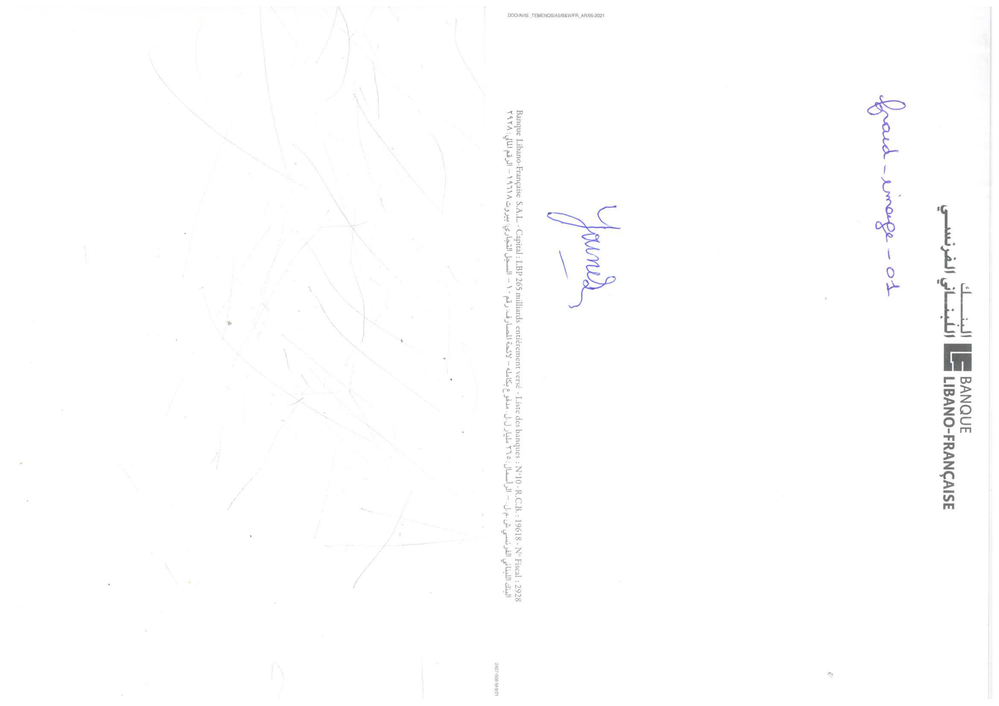
#> input picture sample_dataset/fraud_image_001.png, 999 x 706 px, shrunk from 3508 x 2480 before the run; its folder holds 4 pictures in this run
$ python make_portrait.py
#> lines starting #> are read from the running program, lines starting #| are printed output that depends on the picture
#!/usr/bin/env python3
# save as make_portrait.py
from pathlib import Path
from PIL import Image
import argparse

def main():
    ap = argparse.ArgumentParser(description="Rotate PNGs to portrait orientation.")
    ap.add_argument("--src", default="sample_dataset", help="Folder with PNGs")
    ap.add_argument("--out", default="sample_dataset_portrait", help="Output folder")
    args = ap.parse_args()

    src = Path(args.src)
    out = Path(args.out)
    out.mkdir(parents=True, exist_ok=True)

    count = 0
    for p in sorted(src.glob("*.png")):
        with Image.open(p) as im:
#> im is the input picture: PIL image 999x706 RGB; mean R, G, B 253.9, 253.8, 254
            w, h = im.size
#> w = 999; h = 706
            # Keep portrait as-is; rotate landscape 90° clockwise
            out_im = im if h >= w else im.transpose(Image.Transpose.ROTATE_90)
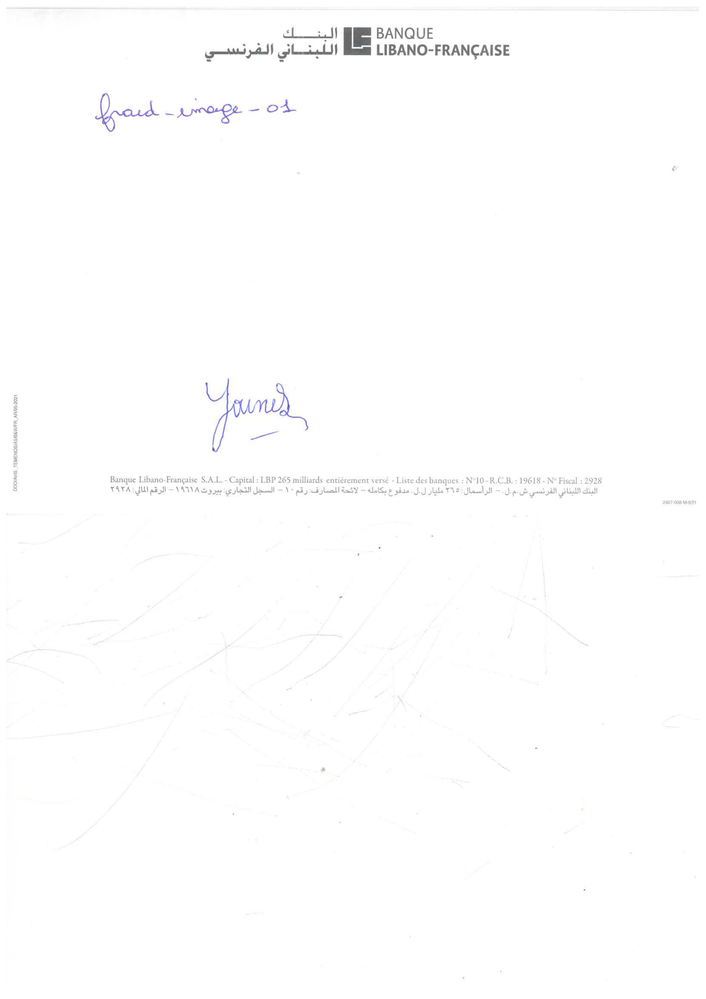
#> out_im: PIL image 706x999 RGB; mean R, G, B 253.9, 253.8, 254

            # Preserve DPI if present
            save_kwargs = {}
            if "dpi" in im.info:
                save_kwargs["dpi"] = im.info["dpi"]

            out_im.save(out / p.name, **save_kwargs)
            count += 1
#> pass 2 of the loop in main, `for p in sorted(src.glob("*.png")):`:
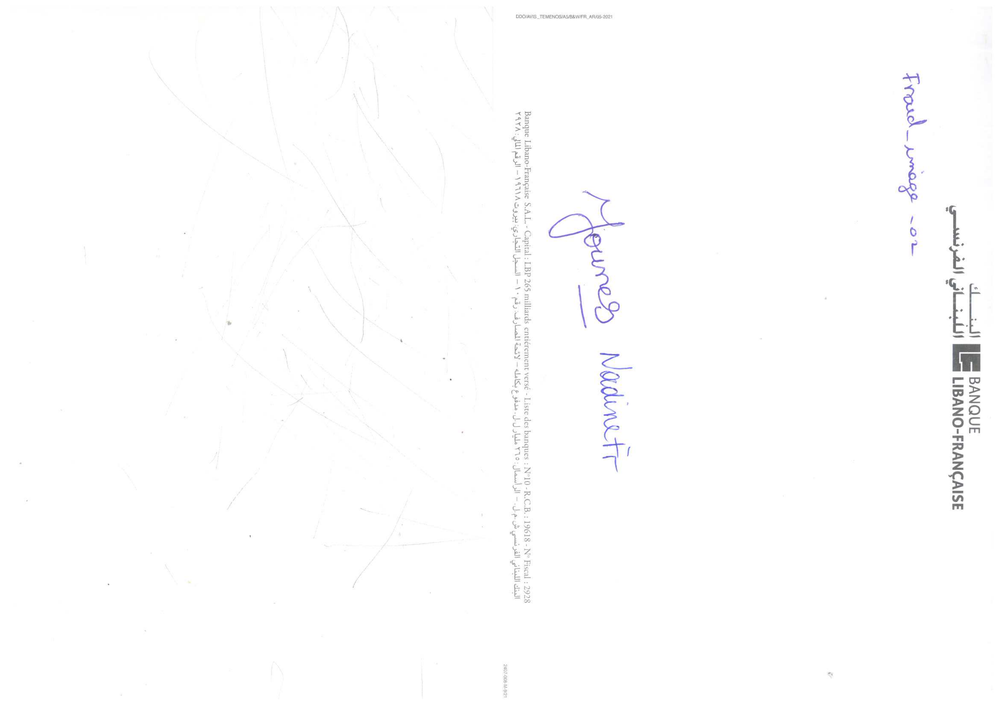
#> input picture sample_dataset/fraud_image_002.png, 999 x 706 px, shrunk from 3508 x 2480 before the run
#> in main, im is the input picture: PIL image 999x706 RGB; mean R, G, B 253.8, 253.7, 253.9
#> in main, `out_im = im if h >= w else im.transpose(Image.Transpose.ROTATE_90)`:
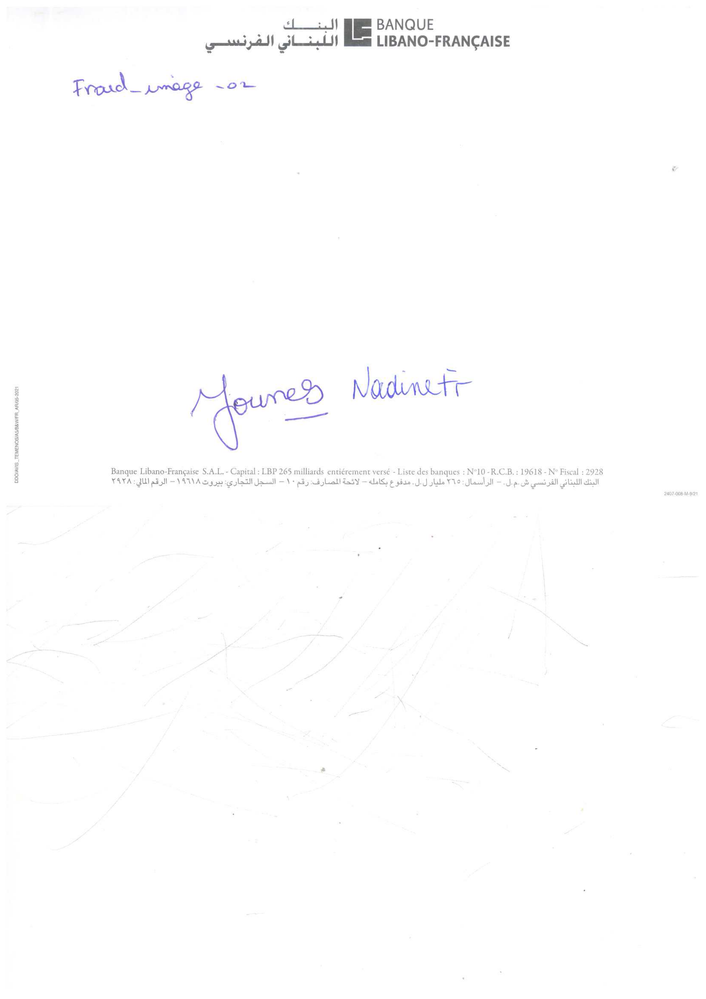
#> out_im: PIL image 706x999 RGB; mean R, G, B 253.8, 253.7, 253.9
#> pass 3 of the loop in main, `for p in sorted(src.glob("*.png")):`:
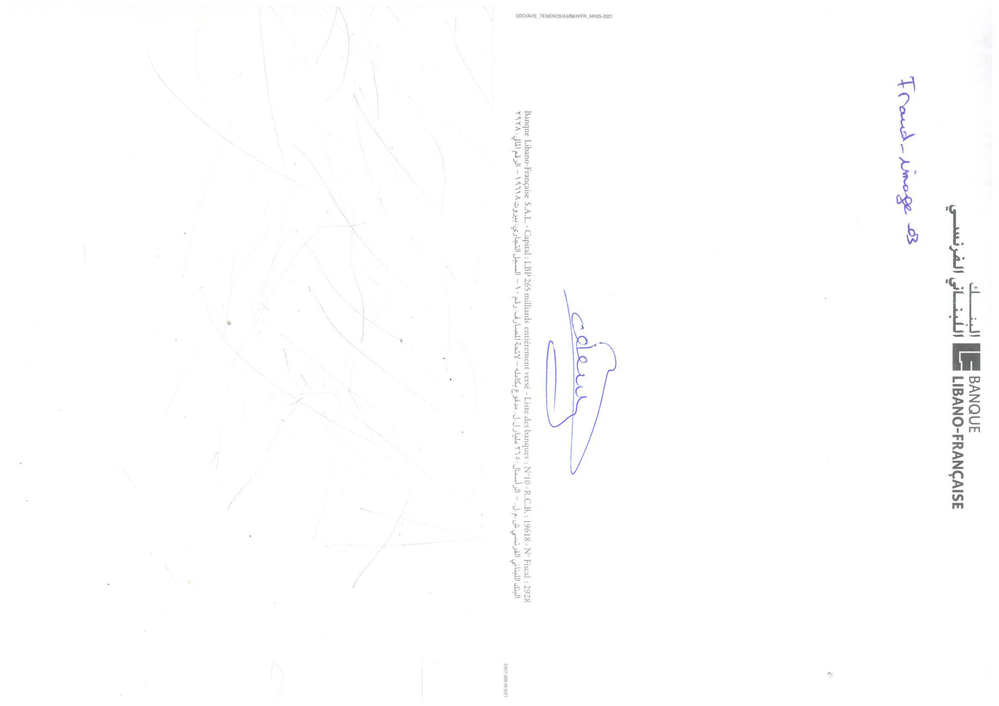
#> input picture sample_dataset/fraud_image_003.png, 999 x 706 px, shrunk from 3508 x 2480 before the run
#> in main, im is the input picture: PIL image 999x706 RGB; mean R, G, B 253.9, 253.8, 254
#> in main, `out_im = im if h >= w else im.transpose(Image.Transpose.ROTATE_90)`:
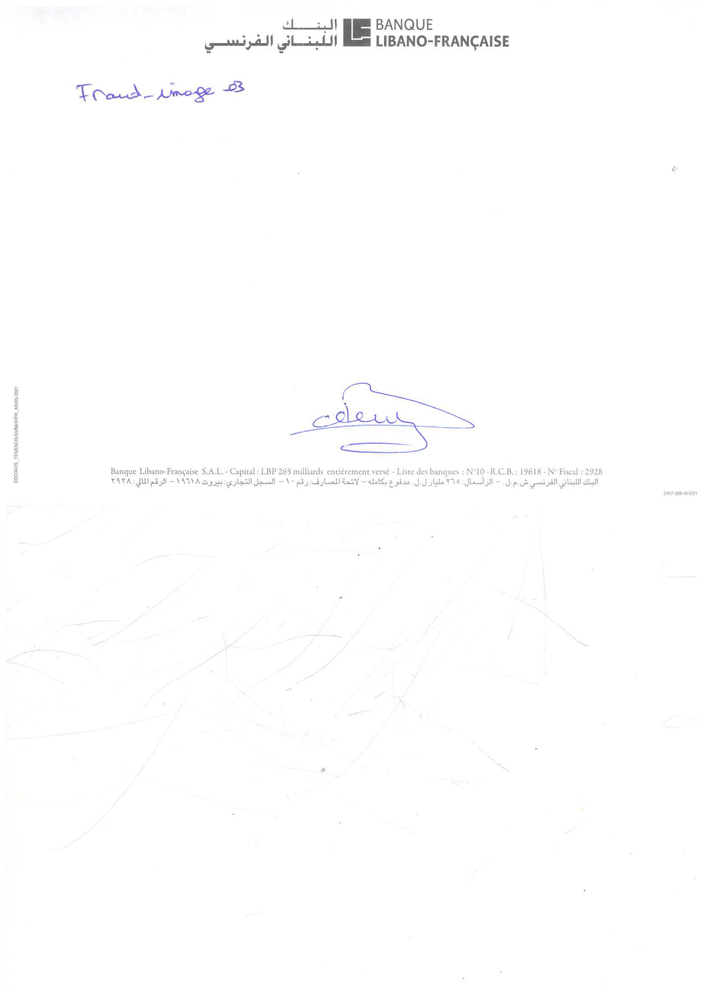
#> out_im: PIL image 706x999 RGB; mean R, G, B 253.9, 253.8, 254
#> the loop made 4 passes; the first 3 are shown

    print(f"Done. Wrote {count} images to {out.resolve()}")

if __name__ == "__main__":
    main()
